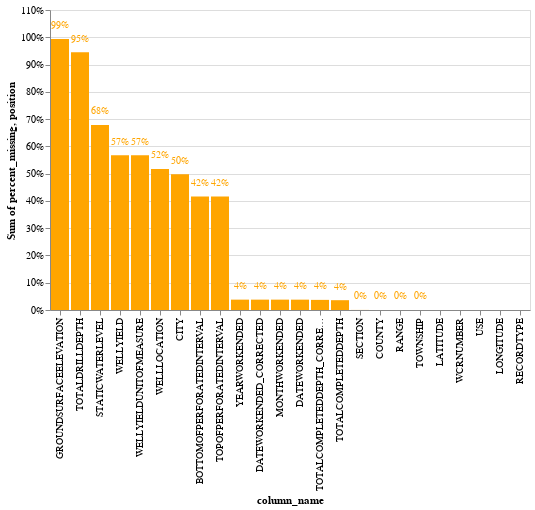

The code cell stored with this chart in its notebook:
### Code cell
wcr_instance.draw_mising_data_chart( wcr_instance.wellcompletion_subset_df)

### Figure 1 — Vega-Lite specification as saved in the notebook (floating-point values rounded to 4 significant figures)
{"config": {"view": {"continuousWidth": 400, "continuousHeight": 300}}, "layer": [{"mark": "bar", "encoding": {"color": {"value": "orange"}, "tooltip": [{"field": "column_name", "type": "nominal"}, {"field": "percent_missing", "type": "quantitative"}], "x": {"field": "column_name", "sort": ["GROUNDSURFACEELEVATION", "TOTALDRILLDEPTH", "STATICWATERLEVEL", "WELLYIELD", "WELLYIELDUNITOFMEASURE", "WELLLOCATION", "CITY", "BOTTOMOFPERFORATEDINTERVAL", "TOPOFPERFORATEDINTERVAL", "YEARWORKENDED", "DATEWORKENDED_CORRECTED", "MONTHWORKENDED", "DATEWORKENDED", "TOTALCOMPLETEDDEPTH_CORRECTED", "TOTALCOMPLETEDDEPTH", "SECTION", "COUNTY", "RANGE", "TOWNSHIP", "LATITUDE", "WCRNUMBER", "USE", "LONGITUDE", "RECORDTYPE"], "type": "nominal"}, "y": {"aggregate": "sum", "axis": {"format": "%"}, "field": "percent_missing", "stack": "normalize", "type": "quantitative"}}}, {"mark": {"type": "text", "align": "center", "color": "black", "fontSize": 10}, "encoding": {"color": {"value": "orange"}, "text": {"field": "percent_missing", "format": ".0%", "type": "quantitative"}, "tooltip": [{"field": "column_name", "type": "nominal"}, {"field": "percent_missing", "type": "quantitative"}], "x": {"field": "column_name", "sort": ["GROUNDSURFACEELEVATION", "TOTALDRILLDEPTH", "STATICWATERLEVEL", "WELLYIELD", "WELLYIELDUNITOFMEASURE", "WELLLOCATION", "CITY", "BOTTOMOFPERFORATEDINTERVAL", "TOPOFPERFORATEDINTERVAL", "YEARWORKENDED", "DATEWORKENDED_CORRECTED", "MONTHWORKENDED", "DATEWORKENDED", "TOTALCOMPLETEDDEPTH_CORRECTED", "TOTALCOMPLETEDDEPTH", "SECTION", "COUNTY", "RANGE", "TOWNSHIP", "LATITUDE", "WCRNUMBER", "USE", "LONGITUDE", "RECORDTYPE"], "type": "nominal"}, "y": {"field": "position", "type": "quantitative"}}, "transform": [{"calculate": "datum.percent_missing + 0.05 * datum.percent_missing / abs(datum.percent_missing)", "as": "position"}]}], "data": {"name": "data-ada3afc385266827e3ad7bcb5125be00"}, "$schema": "https://vega.github.io/schema/vega-lite/v4.17.0.json", "datasets": {"data-ada3afc385266827e3ad7bcb5125be00": [{"column_name": "GROUNDSURFACEELEVATION", "percent_missing": 0.9937}, {"column_name": "TOTALDRILLDEPTH", "percent_missing": 0.9452}, {"column_name": "STATICWATERLEVEL", "percent_missing": 0.6784}, {"column_name": "WELLYIELD", "percent_missing": 0.5672}, {"column_name": "WELLYIELDUNITOFMEASURE", "percent_missing": 0.5672}, {"column_name": "WELLLOCATION", "percent_missing": 0.5167}, {"column_name": "CITY", "percent_missing": 0.4976}, {"column_name": "BOTTOMOFPERFORATEDINTERVAL", "percent_missing": 0.4165}, {"column_name": "TOPOFPERFORATEDINTERVAL", "percent_missing": 0.4159}, {"column_name": "YEARWORKENDED", "percent_missing": 0.038}, {"column_name": "DATEWORKENDED_CORRECTED", "percent_missing": 0.038}, {"column_name": "MONTHWORKENDED", "percent_missing": 0.038}, {"column_name": "DATEWORKENDED", "percent_missing": 0.03792}, {"column_name": "TOTALCOMPLETEDDEPTH_CORRECTED", "percent_missing": 0.03712}, {"column_name": "TOTALCOMPLETEDDEPTH", "percent_missing": 0.03597}, {"column_name": "SECTION", "percent_missing": 0.0002504}, {"column_name": "COUNTY", "percent_missing": 8.421e-05}, {"column_name": "RANGE", "percent_missing": 5.762e-05}, {"column_name": "TOWNSHIP", "percent_missing": 4.21e-05}, {"column_name": "LATITUDE", "percent_missing": 0.0}, {"column_name": "WCRNUMBER", "percent_missing": 0.0}, {"column_name": "USE", "percent_missing": 0.0}, {"column_name": "LONGITUDE", "percent_missing": 0.0}, {"column_name": "RECORDTYPE", "percent_missing": 0.0}]}}
